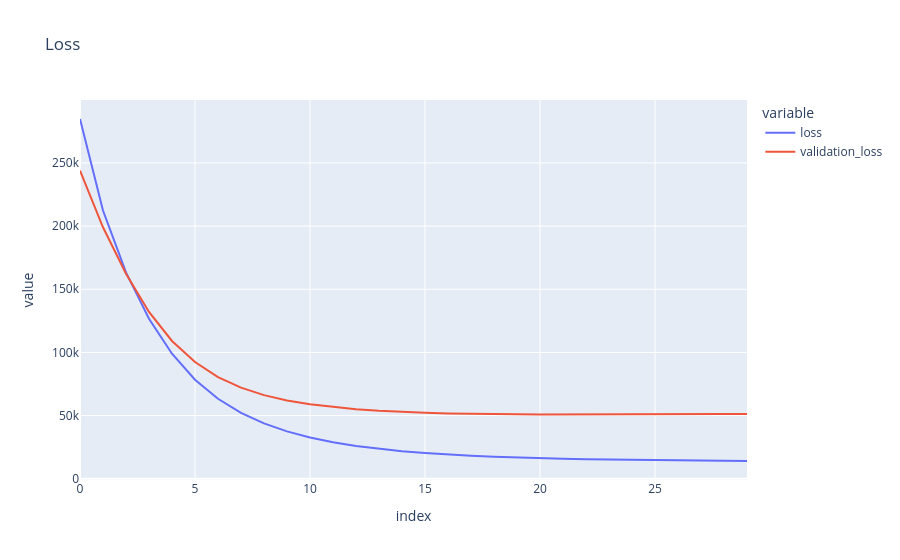
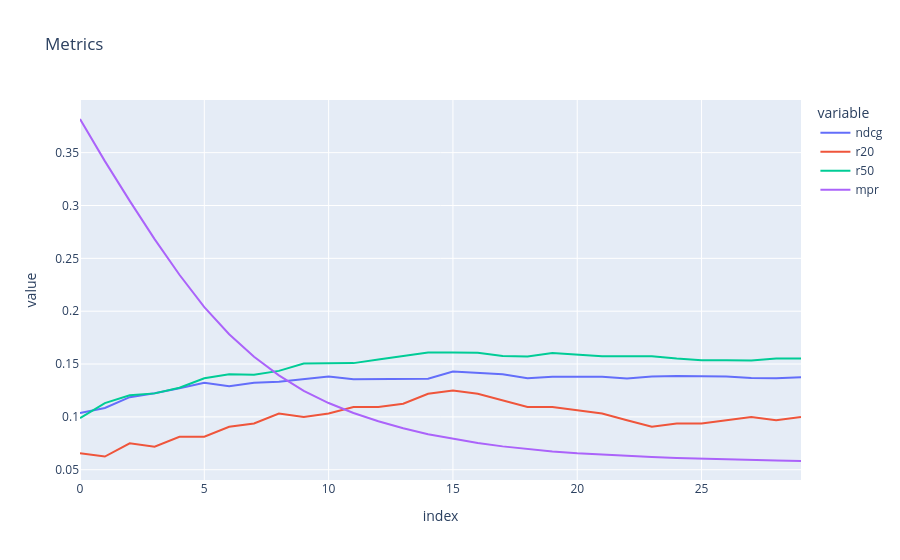

The notebook cell saved with these charts, in order:
### Code cell
losses_df = pd.DataFrame(
    [
        lmf.losses.cpu().numpy(),
        lmf.validation_losses.cpu().numpy(),
        lmf.ndcg_history.cpu().numpy(),
        lmf.recall20_history.cpu().numpy(),
        lmf.recall50_history.cpu().numpy(),
        lmf.mpr_history.cpu().numpy(),
    ]
).T
losses_df.columns = ["loss", "validation_loss", "ndcg", "r20", "r50", "mpr"]

px.line(
    losses_df, x=losses_df.index, y=["loss", "validation_loss"], title="Loss"
).show()
px.line(losses_df, x=losses_df.index, y=["ndcg", "r20", "r50", "mpr"], title="Metrics").show()

### Figure 1 — Plotly figure (JSON) as saved in the notebook; plotly's stock layout.template omitted (floating-point values rounded to 4 significant figures)
{"data": [{"hovertemplate": "variable=loss<br>index=%{x}<br>value=%{y}<extra></extra>", "legendgroup": "loss", "line": {"color": "#636efa", "dash": "solid"}, "marker": {"symbol": "circle"}, "mode": "lines", "name": "loss", "orientation": "v", "showlegend": true, "type": "scatter", "x": [0, 1, 2, 3, 4, 5, 6, 7, 8, 9, 10, 11, 12, 13, 14, 15, 16, 17, 18, 19, 20, 21, 22, 23, 24, 25, 26, 27, 28, 29], "xaxis": "x", "y": [284800.0, 212300.0, 163400.0, 126700.0, 98950.0, 78440.0, 63300.0, 52140.0, 43810.0, 37520.0, 32690.0, 28950.0, 26000.0, 23670.0, 21820.0, 20340.0, 19150.0, 18190.0, 17400.0, 16770.0, 16240.0, 15810.0, 15440.0, 15140.0, 14880.0, 14660.0, 14470.0, 14300.0, 14160.0, 14040.0], "yaxis": "y"}, {"hovertemplate": "variable=validation_loss<br>index=%{x}<br>value=%{y}<extra></extra>", "legendgroup": "validation_loss", "line": {"color": "#EF553B", "dash": "solid"}, "marker": {"symbol": "circle"}, "mode": "lines", "name": "validation_loss", "orientation": "v", "showlegend": true, "type": "scatter", "x": [0, 1, 2, 3, 4, 5, 6, 7, 8, 9, 10, 11, 12, 13, 14, 15, 16, 17, 18, 19, 20, 21, 22, 23, 24, 25, 26, 27, 28, 29], "xaxis": "x", "y": [244000.0, 199100.0, 162300.0, 132100.0, 109100.0, 92370.0, 80480.0, 72130.0, 66210.0, 61990.0, 58970.0, 56730.0, 55070.0, 53810.0, 52870.0, 52180.0, 51680.0, 51330.0, 51110.0, 50970.0, 50900.0, 50870.0, 50880.0, 50910.0, 50950.0, 51010.0, 51080.0, 51160.0, 51240.0, 51330.0], "yaxis": "y"}], "layout": {"legend": {"title": {"text": "variable"}, "tracegroupgap": 0}, "title": {"text": "Loss"}, "xaxis": {"anchor": "y", "domain": [0, 1], "title": {"text": "index"}}, "yaxis": {"anchor": "x", "domain": [0, 1], "title": {"text": "value"}}}}

### Figure 2 — Plotly figure (JSON) as saved in the notebook; plotly's stock layout.template omitted (floating-point values rounded to 4 significant figures)
{"data": [{"hovertemplate": "variable=ndcg<br>index=%{x}<br>value=%{y}<extra></extra>", "legendgroup": "ndcg", "line": {"color": "#636efa", "dash": "solid"}, "marker": {"symbol": "circle"}, "mode": "lines", "name": "ndcg", "orientation": "v", "showlegend": true, "type": "scatter", "x": [0, 1, 2, 3, 4, 5, 6, 7, 8, 9, 10, 11, 12, 13, 14, 15, 16, 17, 18, 19, 20, 21, 22, 23, 24, 25, 26, 27, 28, 29], "xaxis": "x", "y": [0.1037, 0.1085, 0.1187, 0.1223, 0.1271, 0.1323, 0.1291, 0.1323, 0.1332, 0.1357, 0.1381, 0.1356, 0.136, 0.1357, 0.136, 0.1429, 0.1415, 0.1404, 0.1366, 0.1381, 0.1381, 0.1379, 0.1363, 0.1383, 0.1386, 0.1385, 0.1382, 0.1368, 0.1365, 0.1374], "yaxis": "y"}, {"hovertemplate": "variable=r20<br>index=%{x}<br>value=%{y}<extra></extra>", "legendgroup": "r20", "line": {"color": "#EF553B", "dash": "solid"}, "marker": {"symbol": "circle"}, "mode": "lines", "name": "r20", "orientation": "v", "showlegend": true, "type": "scatter", "x": [0, 1, 2, 3, 4, 5, 6, 7, 8, 9, 10, 11, 12, 13, 14, 15, 16, 17, 18, 19, 20, 21, 22, 23, 24, 25, 26, 27, 28, 29], "xaxis": "x", "y": [0.06563, 0.0625, 0.075, 0.07187, 0.08125, 0.08125, 0.09063, 0.09375, 0.1031, 0.1, 0.1031, 0.1094, 0.1094, 0.1125, 0.1219, 0.125, 0.1219, 0.1156, 0.1094, 0.1094, 0.1063, 0.1031, 0.09687, 0.09063, 0.09375, 0.09375, 0.09687, 0.1, 0.09687, 0.1], "yaxis": "y"}, {"hovertemplate": "variable=r50<br>index=%{x}<br>value=%{y}<extra></extra>", "legendgroup": "r50", "line": {"color": "#00cc96", "dash": "solid"}, "marker": {"symbol": "circle"}, "mode": "lines", "name": "r50", "orientation": "v", "showlegend": true, "type": "scatter", "x": [0, 1, 2, 3, 4, 5, 6, 7, 8, 9, 10, 11, 12, 13, 14, 15, 16, 17, 18, 19, 20, 21, 22, 23, 24, 25, 26, 27, 28, 29], "xaxis": "x", "y": [0.09884, 0.113, 0.1204, 0.1222, 0.1275, 0.1365, 0.1402, 0.1398, 0.1435, 0.1505, 0.1506, 0.1509, 0.1543, 0.1575, 0.1609, 0.1609, 0.1607, 0.1576, 0.1572, 0.1605, 0.159, 0.1573, 0.1573, 0.1573, 0.1552, 0.1536, 0.1536, 0.1533, 0.1553, 0.1553], "yaxis": "y"}, {"hovertemplate": "variable=mpr<br>index=%{x}<br>value=%{y}<extra></extra>", "legendgroup": "mpr", "line": {"color": "#ab63fa", "dash": "solid"}, "marker": {"symbol": "circle"}, "mode": "lines", "name": "mpr", "orientation": "v", "showlegend": true, "type": "scatter", "x": [0, 1, 2, 3, 4, 5, 6, 7, 8, 9, 10, 11, 12, 13, 14, 15, 16, 17, 18, 19, 20, 21, 22, 23, 24, 25, 26, 27, 28, 29], "xaxis": "x", "y": [0.3818, 0.342, 0.3044, 0.2682, 0.2345, 0.2037, 0.1782, 0.1568, 0.1393, 0.1246, 0.1131, 0.1037, 0.09586, 0.08921, 0.08365, 0.07912, 0.0753, 0.07211, 0.06943, 0.06731, 0.06556, 0.06412, 0.06294, 0.06194, 0.06105, 0.06031, 0.05964, 0.0591, 0.05865, 0.05827], "yaxis": "y"}], "layout": {"legend": {"title": {"text": "variable"}, "tracegroupgap": 0}, "title": {"text": "Metrics"}, "xaxis": {"anchor": "y", "domain": [0, 1], "title": {"text": "index"}}, "yaxis": {"anchor": "x", "domain": [0, 1], "title": {"text": "value"}}}}
